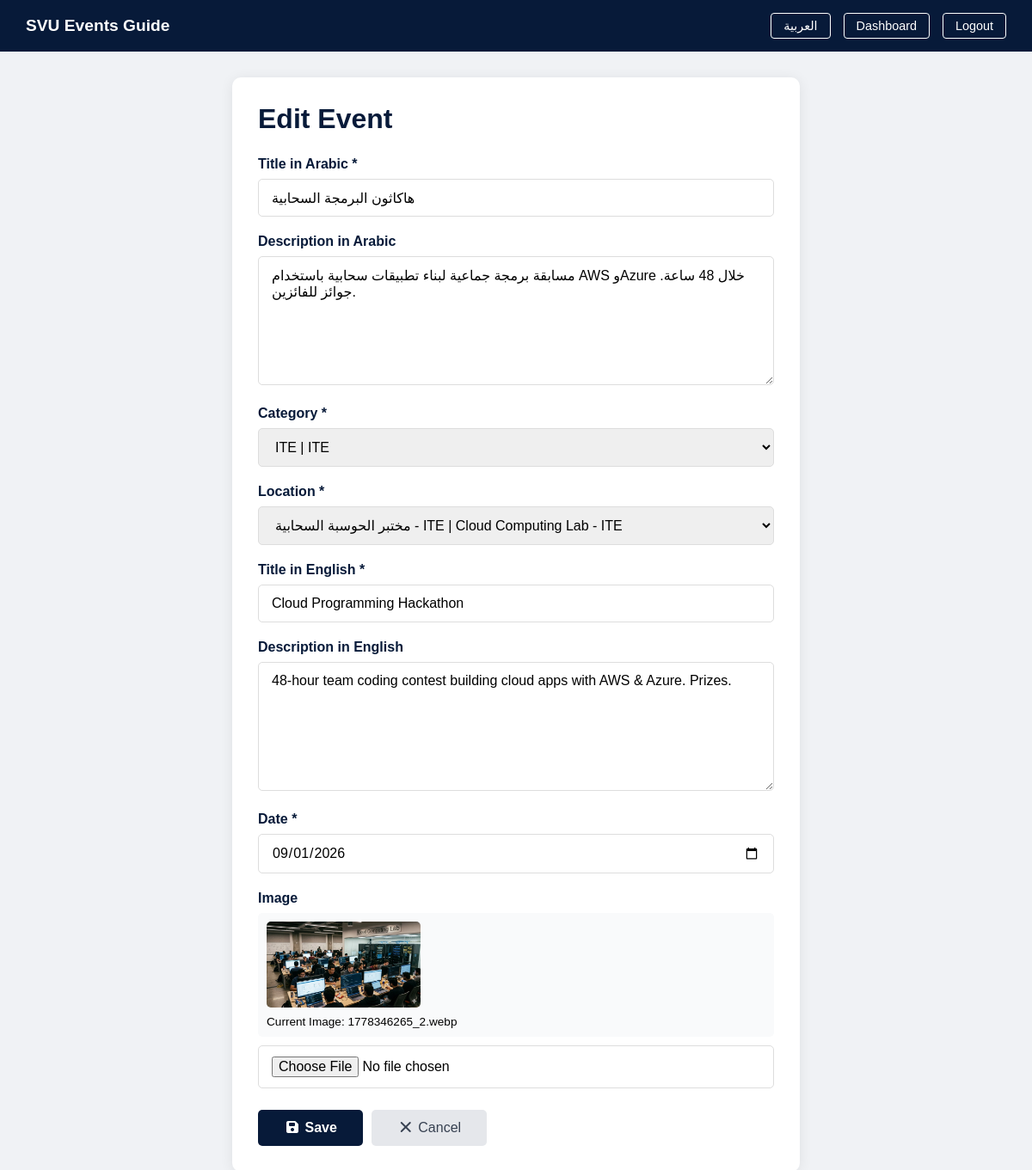
The page /admin/edit_event.php?id=2&lang=en (signed in) on the database its author committed.
### tables this page shows
CREATE TABLE `events` (
  `id` int(11) UNSIGNED NOT NULL,
  `title` varchar(255) NOT NULL,
  `description` text DEFAULT NULL,
  `category` varchar(100) NOT NULL,
  `location` varchar(255) NOT NULL,
  `event_date` date NOT NULL,
  `image` varchar(255) DEFAULT NULL,
  `title_en` varchar(255) DEFAULT NULL,
  `description_en` text DEFAULT NULL,
  `category_en` varchar(100) DEFAULT NULL,
  `location_en` varchar(255) DEFAULT NULL
);

### admin/edit_event.php (the view, shortened to what this page needs)
<?php
require_once '../config/db.php';
if (isset($_GET['lang']) && in_array($_GET['lang'], ['ar', 'en'])) {
    $lang_code = $_GET['lang'];
} elseif (isset($_COOKIE['site_lang'])) {
    $lang_code = $_COOKIE['site_lang'];
} else {
    $lang_code = 'ar';
}
$direction = ($lang_code === 'ar') ? 'rtl' : 'ltr';
if ($lang_code === 'en') {
    $lang = require_once '../languages/en.php';
} else {
    $lang = require_once '../languages/ar.php';
}
$event = null;
if (isset($_GET['id']) && is_numeric($_GET['id'])) {
    try {
        $stmt = $pdo->prepare("SELECT * FROM events WHERE id = :id LIMIT 1");
        $stmt->execute([':id' => (int)$_GET['id']]);
        $event = $stmt->fetch();
    } catch (PDOException $e) {
        $event = null;
    }
}
$new_lang = ($lang_code === 'ar') ? 'en' : 'ar';
$switch_url = 'edit_event.php?id=' . $event['id'] . '&lang=' . $new_lang;
?>
<!DOCTYPE html>
<html lang="<?php echo $lang_code; ?>" dir="<?php echo $direction; ?>">
<head>
    <link rel="stylesheet" href="https://cdnjs.cloudflare.com/ajax/libs/font-awesome/7.0.1/css/all.min.css">
</head>
<body>
    <div class="top-bar">
        <h2>SVU Events Guide</h2>
        <div class="top-bar-actions">
            <a href="<?php echo $switch_url; ?>"><?php echo $lang['admin_lang_switch']; ?></a>
            <a href="dashboard.php"><?php echo $lang['admin_dashboard']; ?></a>
            <a href="logout.php"><?php echo $lang['admin_logout']; ?></a>
        </div>
    </div>
    <div class="container">
        <div class="form-card">
            <h1><?php echo $lang['admin_edit_event']; ?></h1>
            <form method="POST" enctype="multipart/form-data" action="edit_event.php?id=<?php echo $event['id']; ?>">
                <div class="form-group">
                    <label><?php echo $lang['admin_title']; ?> *</label>
                    <input type="text" name="title" class="form-control" required
                           value="<?php echo htmlspecialchars($event['title']); ?>">
                </div>
                <div class="form-group">
                    <label><?php echo $lang['admin_description']; ?></label>
                    <textarea name="description" class="form-control"><?php echo htmlspecialchars($event['description']); ?></textarea>
                </div>
                <div class="form-group">
                    <label><?php echo $lang['admin_category']; ?> *</label>
                    <select name="category" class="form-control" required>
                        <?php
                        $cats = $pdo->query("SELECT * FROM categories ORDER BY name_ar ASC")->fetchAll();
                        foreach ($cats as $c):
                            $selected = ($event['category'] == $c['id']) ? 'selected' : '';
                        ?>
                            <option value="<?php echo $c['id']; ?>" <?php echo $selected; ?>><?php echo htmlspecialchars($c['name_ar']); ?> | <?php echo htmlspecialchars($c['name_en']); ?></option>
                        <?php endforeach; ?>
                    </select>
                </div>
                <div class="form-group">
                    <label><?php echo $lang['admin_location']; ?> *</label>
                    <select name="location" class="form-control" required>
                        <?php
                        $locs = $pdo->query("SELECT * FROM locations ORDER BY name_ar ASC")->fetchAll();
                        foreach ($locs as $l):
                            $selected = ($event['location'] == $l['id']) ? 'selected' : '';
                        ?>
                            <option value="<?php echo $l['id']; ?>" <?php echo $selected; ?>><?php echo htmlspecialchars($l['name_ar']); ?> | <?php echo htmlspecialchars($l['name_en']); ?></option>
                        <?php endforeach; ?>
                    </select>
                </div>
                <div class="form-group">
                    <label><?php echo $lang['admin_title_en']; ?> *</label>
                    <input type="text" name="title_en" class="form-control" required
                           value="<?php echo htmlspecialchars($event['title_en'] ?? ''); ?>">
                </div>
                <div class="form-group">
                    <label><?php echo $lang['admin_description_en']; ?></label>
                    <textarea name="description_en" class="form-control"><?php echo htmlspecialchars($event['description_en'] ?? ''); ?></textarea>
                </div>
                <div class="form-group">
                    <label><?php echo $lang['admin_date']; ?> *</label>
                    <input type="date" name="event_date" class="form-control" required
                           value="<?php echo $event['event_date']; ?>">
                </div>
                <div class="form-group">
                    <label><?php echo $lang['admin_image']; ?></label>
                    <?php if ($event['image']): ?>
                        <div class="current-image">
                            <img src="../assets/img/events/<?php echo htmlspecialchars($event['image']); ?>" alt="Current">
                            <span><?php echo $lang['admin_current_image']; ?>: <?php echo htmlspecialchars($event['image']); ?></span>
                        </div>
                    <?php endif; ?>
                    <input type="file" name="image" class="form-control" accept="image/*">
                </div>
                <div class="form-actions">
                    <button type="submit" class="btn-save">
                        <i class="fas fa-save"></i> <?php echo $lang['admin_save']; ?>
                    </button>
                    <a href="dashboard.php" class="btn-cancel">
                        <i class="fas fa-times"></i> <?php echo $lang['admin_cancel']; ?>
                    </a>
                </div>
            </form>
        </div>
    </div>
</body>
</html>

### admin/edit_event.php (style rules this page uses)
:root { --primary-color: #071A39; --accent-color: #506382; }
* { margin: 0; padding: 0; box-sizing: border-box; }
body { font-family: sans-serif; background: #f0f2f5; min-height: 100vh; }
.top-bar { background: var(--primary-color); color: white; padding: 15px 30px; display: flex; justify-content: space-between; align-items: center; }
.top-bar h2 { font-size: 1.2rem; }
.top-bar-actions { display: flex; gap: 15px; align-items: center; }
.top-bar-actions a { color: white; text-decoration: none; padding: 6px 14px; border-radius: 4px; border: 1px solid white; transition: background 0.3s; font-size: 0.9rem; font-family: inherit; }
.container { max-width: 700px; margin: 30px auto; padding: 0 20px; }
.form-card { background: white; padding: 30px; border-radius: 10px; box-shadow: 0 2px 15px rgba(0,0,0,0.08); }
.form-card h1 { color: var(--primary-color); margin-bottom: 25px; }
.form-group { margin-bottom: 20px; }
.form-group label { display: block; margin-bottom: 8px; font-weight: 600; color: var(--primary-color); }
.form-control { width: 100%; padding: 12px 15px; border: 1px solid #ddd; border-radius: 5px; font-size: 1rem; font-family: inherit; transition: border-color 0.3s; }
textarea.form-control { min-height: 150px; resize: vertical; }
.current-image { margin-bottom: 10px; padding: 10px; background: #F9FAFB; border-radius: 5px; }
.current-image img { max-height: 100px; border-radius: 5px; }
.current-image span { display: block; color: var(--text-secondary); font-size: 0.85rem; margin-top: 5px; }
.form-actions { display: flex; gap: 10px; margin-top: 25px; }
.btn-save { background: var(--primary-color); color: white; padding: 12px 30px; border: none; border-radius: 5px; cursor: pointer; font-weight: 600; font-family: inherit; font-size: 1rem; transition: background 0.3s; }
.btn-cancel { background: #e5e7eb; color: #374151; padding: 12px 30px; border-radius: 5px; text-decoration: none; transition: background 0.3s; }

### rows shown on the page
events: title "هاكاثون البرمجة السحابية", description "مسابقة برمجة جماعية لبناء تطبيقات سحابية باستخدام AWS وAzure خلال 48 ساعة. جوائز للفائزين.", title_en "Cloud Programming Hackathon", description_en "48-hour team coding contest building cloud apps with AWS & Azure. Prizes.", event_date "09/01/2026", image (picture), image "1778346265_2.webp"

### other values the page prints
$lang['admin_lang_switch'] "العربية"
$lang['admin_dashboard'] "Dashboard"
$lang['admin_logout'] "Logout"
$lang['admin_edit_event'] "Edit Event"
$lang['admin_title'] "Title in Arabic"
$lang['admin_description'] "Description in Arabic"
$lang['admin_category'] "Category"
$lang['admin_location'] "Location"
$lang['admin_title_en'] "Title in English"
$lang['admin_description_en'] "Description in English"
$lang['admin_date'] "Date"
$lang['admin_image'] "Image"
$lang['admin_current_image'] "Current Image"
$lang['admin_save'] "Save"
$lang['admin_cancel'] "Cancel"
